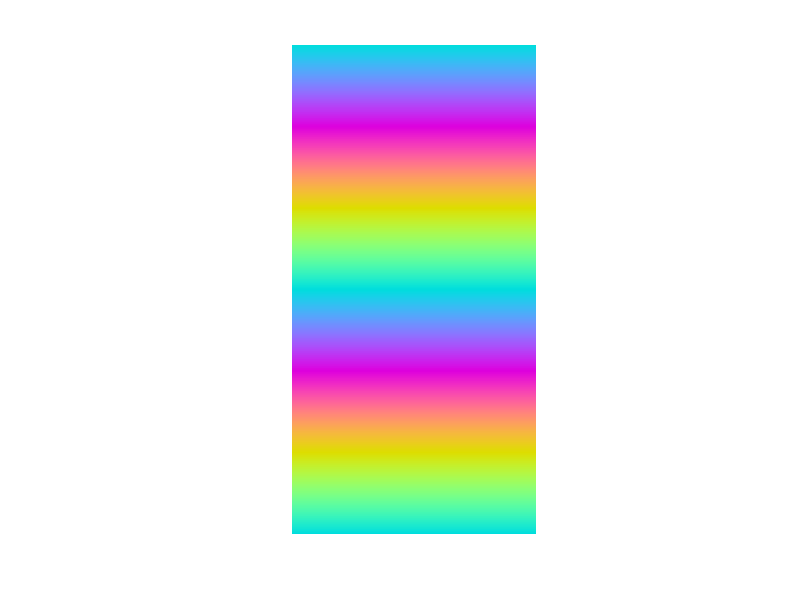

This chart was generated by the following MATLAB code: (Note: this script raises an error after producing the figure.)
%Week6
clc
clear all
close all

%%
r=5;
s=3;
A=zeros(r,s);
B=eye(2,2);
v1=rand(r,1);
v2=rand(s,1);

v3= v1*v2';
A(2:3,2:3)= v3(1:2,1:2)
% A(2,:)=v1(1:3)    
%%
r=abs(sin(linspace(0,2*pi,720)));
g= abs(sin(linspace(0,2*pi,720)+(2/3)*pi));
b= abs(sin(linspace(0,2*pi,720)+(4/3)*pi));

a=720;
bb=360;
c=3; %RGB

A=ones(a,bb,c);
A(:,:,1)=A(:,:,1).*r'; %R
A(:,:,2)=A(:,:,2).*g'; %G
A(:,:,3)=A(:,:,3).*b'; %B

figure
imshow(A)
%%

syms a b c x
fcn=(a*x^2 + b*x + c ==0);
y=solve(fcn,x);
subs(y,[a b c],[2 5 7])
%%

fcn1= exp(x)+1;

yf1=int(fcn1,[1 5]);
yf2=diff(fcn1);




